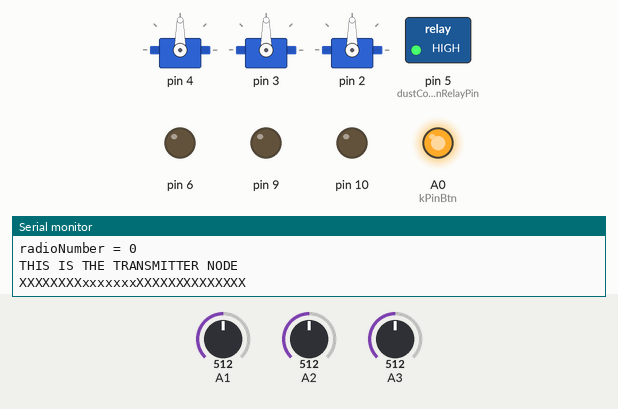
Recording of a sketch running on a simulated Arduino Uno, built with avr-gcc and run on an emulated ATmega328P. On the bench: 3 × servo, switched loads named in the sketch (green lamp = pin HIGH), output pins drawn as LEDs (lit = HIGH), the last lines printed to the serial monitor. The test bench sets the inputs (shaded band); at power-on: A1 = 512, A2 = 512, A3 = 512. No radio packets arrive unless stated.

Above: at 0.1 s.
At 1.6 s:
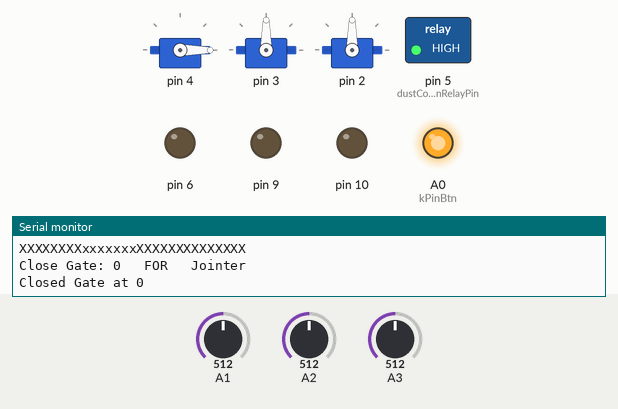
At 3.1 s:
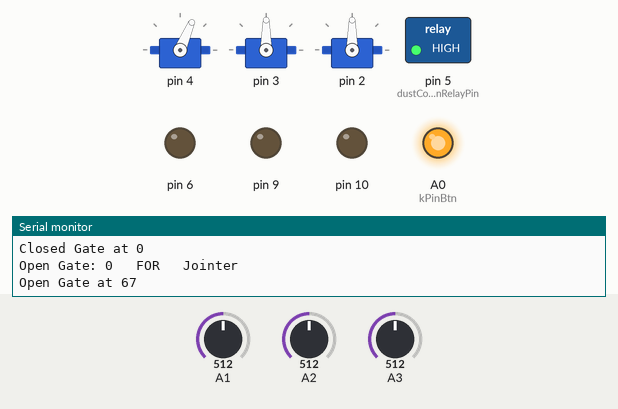
At 4.6 s:
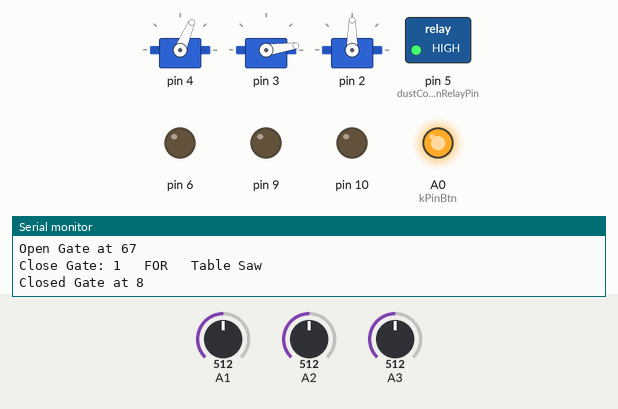
At 9.1 s:
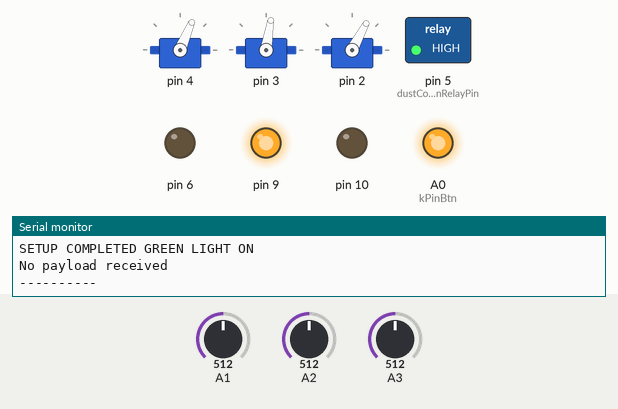
At 11.8 s:
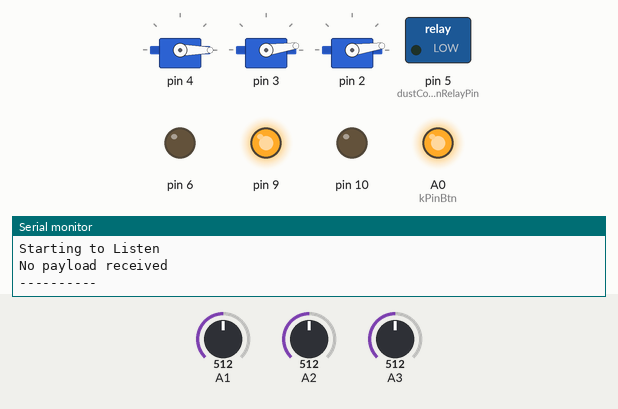
Timing chart, 0 to 13.3 s (numbered marks = the images above):
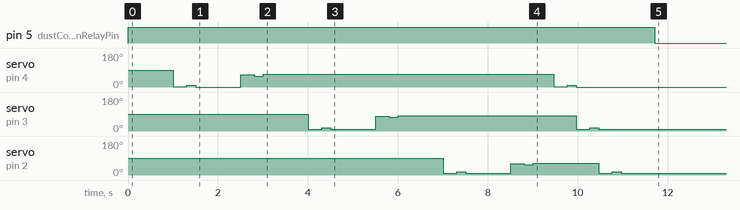

The sketch:

AckPayTrans1.ino
```cpp
// THIS AUTO TRANSMITS ON LOAD ON RADIONUMBER 0
#include <SPI.h>
#include "printf.h"
#include "RF24.h"
#include <Servo.h>

//RADIO PRE SETUP
RF24 radio(7, 8);  // using pin 7 for the CE pin, and pin 8 for the CSN pin

uint8_t address[][6] = { "1Node", "2Node" };

bool radioNumber = 0;  // 0 uses address[0] to transmit, 1 uses address[1] to transmit

struct PayloadStruct {
  bool collectorSideOn;
  bool switchSideOn;
  bool holdForClosed;
};
PayloadStruct payload;

//DUST COLLECTION PRE SETUP
const int NUMBER_OF_TOOLS = 3;
const int NUMBER_OF_GATES = 3;
const int NUMBER_OF_SWITCHES = 1;

// set up servo # counter
Servo myservo[NUMBER_OF_GATES];

//set up dust collector pin
const int dustCollectionRelayPin = 5;

//set up Push-Button connection to Analog pin A0
const int kPinBtn = A0;
bool buttonIsOn = false;

// set up trigger variable
bool collectorIsOn = false;

// set up timing variables
int DC_spindown = 3000;
int DC_on_wait = 750;


String tools[NUMBER_OF_TOOLS] = {"Jointer", "Table Saw", "Router"}; //D5(same as dustCollectionRelayPin), D4, D3, D2,  "Switch/Floor Sweep/Hose",
int voltSensor[NUMBER_OF_TOOLS] = {A1,A2,A3};
long int voltBaseline[NUMBER_OF_TOOLS] = {0,0,0};


//Set the throw of each gate separately, if needed
int gateMinMax[NUMBER_OF_GATES][2] = {
  /*open, close*/

  {65,2},//Jointer
  {79,10},//Table Saw
  {60,10}//Router

};

//keep track of gates to be toggled ON/OFF for each tool

int gates[NUMBER_OF_TOOLS][NUMBER_OF_GATES] = {
  {1,0,0},//jointer open
  {0,1,0},//tablesaw open
  {0,0,1},//router open
};


int mVperAmp = 66; // use 185 for 5A Module 100 for 20A Module and 66 for 30A Module
double ampThreshold = 5.5;

double Voltage = 0;
double VRMS = 0;
double AmpsRMS = 0;


void setup() {

  Serial.begin(115200);
  while (!Serial) {
    // some boards need to wait to ensure access to serial over USB
  }

  // // set up servos on pins 3 and 5
  myservo[0].attach(4); //jointer
  myservo[1].attach(3); //tablesaw
  myservo[2].attach(2); //router

// set up and assure dust collector is in OFF position
  pinMode(dustCollectionRelayPin, OUTPUT);
  digitalWrite(dustCollectionRelayPin, HIGH);

// set up on/off switch OUTPUT because ANALOG PIN
  pinMode(kPinBtn, OUTPUT);
  digitalWrite(kPinBtn, HIGH);


//LED radio signal indicator YELLOW
pinMode(10, OUTPUT);

//LED power Indicator GREEN
pinMode(9, OUTPUT);

//LED switchSideOn indicator BLUE
pinMode(6, OUTPUT);


  // initialize the transceiver on the SPI bus
  if (!radio.begin()) {
    Serial.println(F("radio hardware is not responding!!"));
    while (1) {}  // hold in infinite loop
  }

  Serial.print(F("radioNumber = "));
  Serial.println((int)radioNumber);

  Serial.println(F("THIS IS THE TRANSMITTER NODE"));

  radio.setPALevel(RF24_PA_MAX);  // RF24_PA_MAX is default.
  radio.setDataRate(RF24_2MBPS);

  // radio.setPayloadSize(sizeof(payload));

  radio.enableDynamicPayloads();  // ACK payloads are dynamically sized

  radio.enableAckPayload();

  // set the TX address of the RX node into the TX pipe
  radio.openWritingPipe(address[radioNumber]);  // always uses pipe 0

  // set the RX address of the TX node into a RX pipe
  radio.openReadingPipe(1, address[!radioNumber]);  // using pipe 1

  // radio.stopListening();                 // put radio in TX mode

  //SETUP COMPLETED GREEN LIGHT ON


  Serial.println("XXXXXXXXxxxxxxxXXXXXXXXXXXXXX");


  for(int c=0;c<NUMBER_OF_GATES;c++){
    delay(1000);
    closeGate(c);
    delay(1000);
    openGate(c);
  };

  Serial.println("SETUP COMPLETED GREEN LIGHT ON");
  digitalWrite(9, HIGH);


} //set-up end

void loop() {
  // This device is a TX node
  uint8_t pipe;

  unsigned long start_timer = micros();                  // start the timer
  bool report = radio.write(&payload, sizeof(payload));  // transmit & save the report
  unsigned long end_timer = micros();                    // end the timer
  radio.stopListening();
  //  if (report) {

  if (radio.available(&pipe)) {  // is there an ACK payload? grab the pipe number that received it
    digitalWrite(10, HIGH);
    PayloadStruct received;
    radio.read(&received, sizeof(received));  // get incoming ACK payload
    Serial.print(F("Received collectorSideOn: "));
    Serial.println(received.collectorSideOn);  // print outgoing counter
    Serial.print(F("Payload switchSideOn: "));
    Serial.println(payload.switchSideOn);  // print outgoing counter
    Serial.print(F("Payload holdForClosed: "));
    Serial.println(payload.holdForClosed);  // print outgoing counter
    Serial.println("--------------------------");

    // use payload to turn collector on/off from other side
//        payload.collectorSideOn = received.collectorSideOn;

    //close all gates on this side if other side is on
    if(received.collectorSideOn){
      digitalWrite(6, HIGH);
      Serial.println("collectorSideOn ON");
      if(!received.holdForClosed){
        payload.collectorSideOn = received.collectorSideOn;
        for(int c=0;c<NUMBER_OF_GATES;c++){
          closeGate(c);
        };
        // delay(DC_on_wait);
        turnOnDustCollection();
        Serial.println("DUST COLLECTOR ON");
        payload.holdForClosed = true;
      };
    } else if(!received.collectorSideOn && payload.holdForClosed){
    // } else if(!payload.collectorSideOn && payload.holdForClosed){
      Serial.println("collectorSideOn OFF");
      Serial.println("DUST COLLECTOR SPINNING DOWN");
        delay(DC_spindown);
        turnOffDustCollection();
        Serial.println("DUST COLLECTOR OFF");
        digitalWrite(6, LOW);
        payload.holdForClosed = false;
    };
    digitalWrite(10, LOW);

   } else {
     Serial.println("No payload received");
     digitalWrite(10, LOW);
   };


  Serial.println("----------");


  //loop through tools and check
  int activeTool = 10;  // a number that will never happen
  PayloadStruct received;
      for(int i=0;i<NUMBER_OF_TOOLS;i++){
        if( checkForAmperageChange(i) && !payload.collectorSideOn){
          activeTool = i;
          exit;
        }
      }
    if(activeTool != 10){
      // use activeTool for gate processing
      if(collectorIsOn == false){
        payload.switchSideOn = true;
        radio.write(&payload, sizeof(payload));
        //manage all gate positions
        for(int s=0;s<NUMBER_OF_GATES;s++){
          int pos = gates[activeTool][s];
          if(pos == 1){
            openGate(s);
          } else {
            closeGate(s);
          }
        }
        payload.switchSideOn = true;
        radio.write(&payload, sizeof(payload));
        delay(DC_on_wait);
        turnOnDustCollection();
      }
    } else {
      if(collectorIsOn == true && !buttonIsOn && !payload.collectorSideOn){
        Serial.print("Button now. ");
        Serial.println(buttonIsOn);
    Serial.print(F("Received collectorSideOn: "));
    Serial.println(received.collectorSideOn);
        Serial.print(F("collectorIsOn: "));
    Serial.println(collectorIsOn);
        Serial.println("DUST COLLECTOR SPINNING DOWN");
        delay(DC_spindown);
        turnOffDustCollection();
      }
    }

    // setting up button to close all gates then turn DC on
  if(digitalRead(kPinBtn) == HIGH && !buttonIsOn){
    Serial.println("BUTTON ON");
    // activeTool = 10;
    buttonIsOn = true;
    //close all gate positions on both sides
    payload.switchSideOn = true;
    radio.write(&payload, sizeof(payload));
    for(int s=0;s<NUMBER_OF_GATES;s++){
        closeGate(s);
      }
    payload.switchSideOn = true;
    radio.write(&payload, sizeof(payload));
    radio.writeAckPayload(1, &payload, sizeof(payload));

    delay(DC_on_wait);
    turnOnDustCollection();
    Serial.print("Button. ");
    Serial.println(buttonIsOn);
  }else {
    if(digitalRead(kPinBtn) == LOW && buttonIsOn){
      Serial.println("BUTTON OFF");
      turnOffDustCollection();
      payload.switchSideOn = false;
      buttonIsOn = false;
    }
  }


  radio.write(&payload, sizeof(payload));
  radio.writeAckPayload(1, &payload, sizeof(payload));
  Serial.println("Starting to Listen");

  radio.startListening();
}  // loop

//AFTER LOOP


//DUST COLLECTION CODE
bool checkForAmperageChange(int which){
  Voltage = getVPP(voltSensor[which]);
  VRMS = (Voltage/2.0) *0.707;
  AmpsRMS = (VRMS * 1000)/mVperAmp;
  Serial.print(tools[which]+": ");
  Serial.print(AmpsRMS);
  Serial.println(" Amps RMS");

  if(AmpsRMS>ampThreshold){
    Serial.print(tools[which]+": ");
    Serial.print(AmpsRMS);
    Serial.println(" Amps RMS");
    return true;
  }else{
    return false;
  }
}

void turnOnDustCollection(){
  Serial.println("turnOnDustCollection");
  digitalWrite(dustCollectionRelayPin, LOW);
  collectorIsOn = true;
}

void turnOffDustCollection(){
  Serial.println("turnOffDustCollection");
  digitalWrite(dustCollectionRelayPin, HIGH);
  payload.collectorSideOn = false;
  payload.switchSideOn = false;
  collectorIsOn = false;
}

float getVPP(int sensor){
  float result;

  int readValue;             //value read from the sensor
  int maxValue = 0;          // store max value here
  int minValue = 1024;          // store min value here

  uint32_t start_time = millis();
  while((millis()-start_time) < 150){ //sample for 1/2 Sec (500 = 1 second)

    readValue = analogRead(sensor);
       // see if you have a new maxValue
    if (readValue > maxValue){
        /*record the maximum sensor value*/
        maxValue = readValue;
    }
    if (readValue < minValue){
           /*record the maximum sensor value*/
      minValue = readValue;
    }
   }

   // Subtract min from max
   result = ((maxValue - minValue) * 5.0)/1024.0;

   return result;
 }

void closeGate(uint8_t num){
  Serial.print("Close Gate: ");
  Serial.print(num);
  Serial.print("   FOR   ");
  Serial.println(tools[num]);

  myservo[num].write(gateMinMax[num][1]);
  delay(300);
  myservo[num].write(gateMinMax[num][1]+7);
  delay(200);
  myservo[num].write(gateMinMax[num][1]-2);
  Serial.print("Closed Gate at ");
  Serial.println(myservo[num].read());
}

void openGate(uint8_t num){
  Serial.print("Open Gate: ");
  Serial.print(num);
  Serial.print("   FOR   ");
  Serial.println(tools[num]);

  myservo[num].write(gateMinMax[num][0]);
  delay(300);
  myservo[num].write(gateMinMax[num][0]-7);
  delay(200);
  myservo[num].write(gateMinMax[num][0]+2);
  Serial.print("Open Gate at ");
  Serial.println(myservo[num].read());
}
```

Measured:
- by itself, pin 5 (dustCollectionRelayPin): HIGH → LOW at 11.7 s
